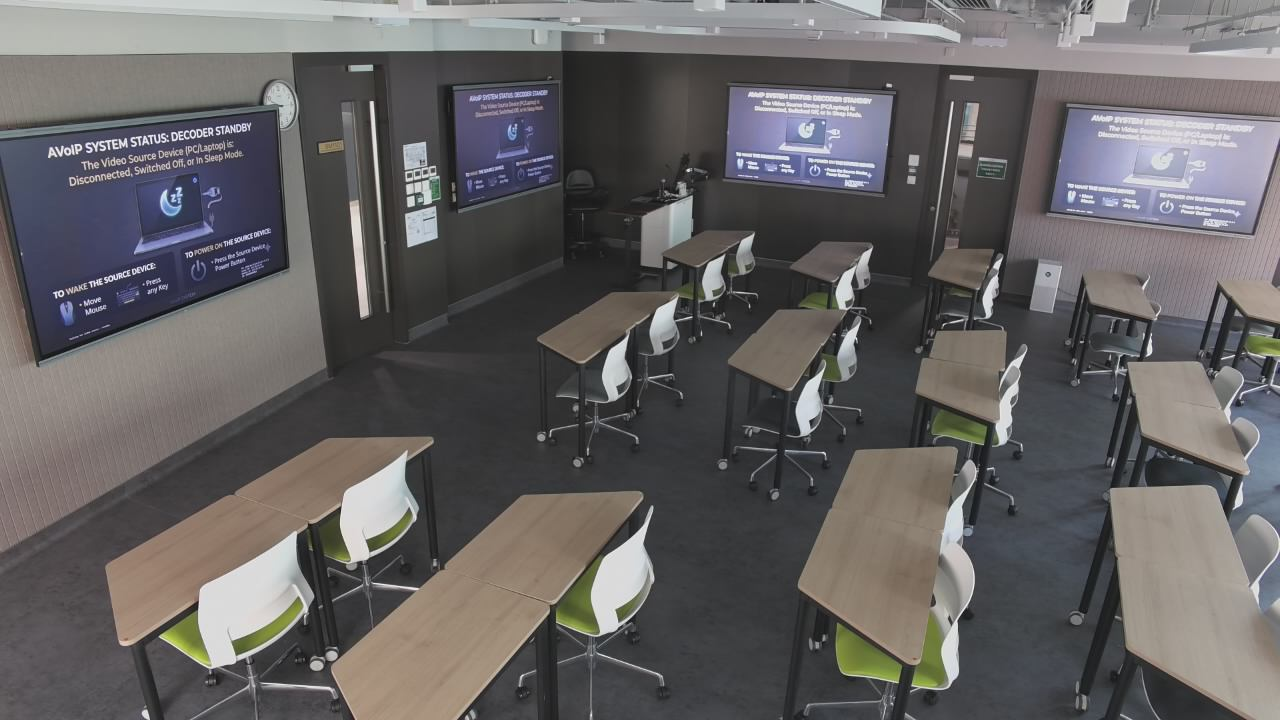
#> input picture [Buddy]/.workbuddy/tmp/live1/g0.jpg, 1280 x 720 px, found by its file name; the run also reads 2 pictures not shown here
$ python r6c_cmp.py
#> lines starting #> are read from the running program, lines starting #| are printed output that depends on the picture
### [Buddy]/av_scan.py
#!/usr/bin/env python
# Shek Mun AV room scan -> HTML report with inline camera snapshots.
import os
import re
import json
import time
import base64
import subprocess
import numpy as np
from PIL import Image, ImageDraw, ImageOps, ImageFilter
from scipy import ndimage

OUT = os.path.dirname(os.path.abspath(__file__))
TMP = os.path.join(OUT, '.workbuddy', 'tmp')
SNAP_URL = 'http://10.107.147.121:8080/snapshot.json'
CONFIG = os.path.join(OUT, 'av_monitor_config.json')
CHANGELOG = os.path.join(OUT, 'changelog.md')

# Report engine version. Keep in step with the top entry of changelog.md; it is stamped
# into the HTML report, the email body and the email subject footer so Danny always
# knows which rule set produced a given report.
VERSION = '2.6.1'
# an OUT OF SYNC verdict must repeat on a consecutive run inside this window before it
# is allowed to raise an Abnormal (Danny: avoid one-off false alarms)
SYNC_CONFIRM_WINDOW_S = 3 * 3600

# KDS temperature alarm threshold (deg C) - only at/above this is a room "Abnormal".
# Danny raised it from 45 to 49 on 2026-09-21; the value in av_monitor_config.json wins.
KDS_ALARM = 49
# rooms with at least this many monitored displays must show one common picture
SYNC_MIN_DECODERS = 2
# a disagreeing region must cover at least this share of the largest display's area
# before the room is called OUT OF SYNC (Danny: only flag a *highly* unmatched room)
SYNC_MIN_AREA_RATIO = 0.30
# text that identifies the AVoIP "decoder standby" screen
AVOIP_IDLE_KEYS = ('AVOIP', 'DECODER', 'STANDBY', 'VIDEO SOURCE', 'DISCONNECTED',
                   'SWITCHED OFF', 'SLEEP MODE', 'TO WAKE')
# Narrower evidence that a bright region really IS a TV: an AVoIP decoder standby
# screen can only come from a display, never from a whiteboard / noticeboard.
DISPLAY_TEXT_KEYS = ('AVOIP', 'DECODER', 'STANDBY', 'VIDEO SOURCE', 'DISCONNECTED')

ROOMS = [
    ('101', 'SM-11-01', 'SM-11-01'), ('102', 'SM-11-02', 'SM-11-02'),
    ('103', 'SM-11-03', 'SM-11-03'), ('104', 'SM-11-04', 'SM-11-04'),
    ('105', 'SM-11-05', 'SM-11-05'), ('106', 'SM-11-06', 'SM-11-06'),
    ('107', 'SM-11-07', 'SM-11-07'), ('108', 'SM-11-08', 'SM-11-08'),
    ('109', 'Common Rm', 'Common Area'),
]
# snapshot.json room key -> camera ip suffix
PASS_DIRS = ['s1', 's2', 's3']


# [114 lines left out: functions load_config, kds_alarm, display_spec, display_filter, display_regions, poller_state, not called in this run]


def is_fault(d):
    """Only an explicit `fail` is a fault. `unknown` = not polled yet (see poller_state)."""
    return d.get('status') == 'fail'


def sync_history_path():
    return os.path.join(TMP, 'sync_history.json')


# [67 lines left out: functions load_sync_history, apply_sync_persistence, fetch_snapshot, grab, not called in this run]


def gray(path):
    return np.asarray(Image.open(path).convert('L'), dtype=np.float32)


# [78 lines left out: functions refine_box, refine_box_frames, iou, not called in this run]


# tuned on the live SM-11-01 frame (2026-09-28): a 288x176 wall-band blob shrinks to
# 312x180 around the TV panel, a 192x64 blob to 193x65 (spectator band removed), while
# the big 4K TV is kept at 142x170 instead of the 112x96 that cut it in half.
REFINE_TUNE = {'pad': 30, 'edge_frac': 0.85, 'streak': 0.75, 'max_grow': 0.35}


# [45 lines left out: function screens, not called in this run]


_OCR = None


def get_ocr():
    global _OCR
    if _OCR is None:
        try:
            from rapidocr_onnxruntime import RapidOCR
            _OCR = RapidOCR()
        except Exception:
            _OCR = False          # OCR unavailable -> screen state falls back to heuristics
    return _OCR or None


def ocr_frame(rgb):
    """OCR the whole 1280x720 frame once; return [{text, box}]."""
    eng = get_ocr()
    if eng is None:
        return []
    try:
        res, _ = eng(rgb)
    except Exception:
        return []
    out = []
    for t in (res or []):
        if not t or not t[1]:
            continue
        pts = t[0]
        xs = [p[0] for p in pts]
        ys = [p[1] for p in pts]
        out.append({'text': str(t[1]),
                    'box': (float(min(xs)), float(min(ys)), float(max(xs)), float(max(ys)))})
    return out


# v2.6.0 - the lock-screen clock, tolerant of OCR garble on the separator.
# The old pattern was `^\d{1,2}[:.]\d{2}$`, i.e. it demanded a colon or a full stop.
# Danny (2026-09-30, SM-11-06 follow-up): all four SM-11-01 panels were showing the
# SAME Windows lock screen, yet the room reported "2 idle / 2 not idle -> OUT OF SYNC".
# The two "active" panels had simply had their colon eaten by OCR - one read `917`
# and the other `9-17` - so the clock was not recognised, the panel fell through to
# "readable text => content", and the room raised a false Abnormal. On a 220x135 px
# wall TV the colon is a couple of pixels; losing it is routine, not exceptional.
CLOCK_RE = re.compile(r'^\s*(\d{1,2})\s*[:.\-\u2013\u2014 ]\s*(\d{2})\s*$')   # 9:17 9.17 9-17 9 17
CLOCK_BARE_RE = re.compile(r'^\s*(\d{1,2})(\d{2})\s*$')                      # 917 0917


# [27 lines left out: functions is_clock, region_structure, not called in this run]


# ---------------------------------------------------------------------------
# AVoIP decoder standby - learned visual fingerprint (Danny, 2026-09-28)
# ---------------------------------------------------------------------------
# Danny sent a reference picture of the AVoIP standby screen and asked the audit to
# "learn the pattern", because OCR alone cannot be trusted on it: on SM-11-02 the
# RIGHT panel reads "AVOIP SYSTEM STATUS: DECODER STANDBY" but the LEFT panel - same
# picture, dimmer and softer - returns *nothing*. The left panel then fell through to
# "content not readable" (unknown) while the right was idle, and the mismatched state
# classes made the room report OUT OF SYNC even though both panels were idle.
#
# The screen's signature is a dense block of headline text across the top of the
# panel over a DARK grey background, with a laptop graphic and a two-panel button
# layout below. Measured across live frames:
#
#   panel                        top-band text   dark share (<95)
#   SM-11-02 left  (true)            0.585           0.806
#   SM-11-02 right (true)            0.475           0.670
#   SM-11-08 wall cladding (FALSE)   0.739           0.055
#   Room 1 content slides (FALSE)    0.000           0.24 - 0.29
#
# `band` alone is NOT enough: the patterned wall cladding in SM-11-08 produces just
# as much top-band edge energy as a real headline, and a standby panel seen at a
# steep angle through glass glares up to lum 160-174 and loses its dark background.
# The dark share is what actually identifies the screen - the banner is white text on
# a near-black panel. Both gates must pass.
STANDBY_BAND_MIN = 0.35      # headline rows in the top band for a standby screen
STANDBY_DARK_MIN = 0.55      # the banner sits on a dark panel, not a bright wall
# (was 0.45; raised 2026-09-28 after a dark slide with a top title band on SM-11-01
#  tv3 reached 0.45-0.55 and was wrongly called standby. True AVoIP standby panels
#  measure 0.71-0.81, so 0.55 keeps them with margin.)
STANDBY_LUM_MIN, STANDBY_LUM_MAX = 60, 175
# v2.5.0 - pattern matching for a panel that glare makes unreadable. A panel with no
# text of its own is called standby when its row layout matches a standby panel that
# WAS confirmed in the same room. Measured 2026-09-28: twin standby panels 0.88,
# a content panel in the same test set 0.28 at most -> 0.45 was chosen then.
# v2.5.7 - raised to 0.75. Danny (2026-09-29) saw SM-11-01 sit on CHECK REGION while
# it was really IN SYNC: the centre-right TV is a bright slide (lum 143, dark 0.127)
# yet scored NCC 0.590 against the stored profile, clearing 0.45 and being re-labelled
# Idle - which then disagreed with the right-wall TV and produced a phantom out-of-sync
# alert. Re-measured across every marked panel in the fleet (12 samples): real standby
# panels score 0.99-1.00, real content 0.28-0.59. 0.75 sits in that gap with margin on
# both sides and separates all 12 correctly, where a dark-share gate would have broken
# SM-11-02's left TV (genuine standby at dark 0.079 through window glare).
# v2.6.1 - 0.75 was too strict, and the whole reason it had been raised was misdiagnosed.
# Re-measured across every marked panel in the fleet on 2026-09-30, ground truth from the
# OCR banner, three separate times of day as the light changed:
#   OCR-confirmed standby  0.558 - 1.000   (the 0.558 is SM-11-01 under blue skylight,
#                                           which lifts B-R to 43-58 and washes the panel)
#   content / slide / lock 0.064 - 0.449   (SM-11-02's slide, the one Danny reported,
#                                           tops out at 0.449)
# 0.50 sits in that gap with roughly 0.05 of margin on each side. It also still rejects
# the 0.590 bright slide that made v2.5.7 raise the gate.
STANDBY_NCC_MIN = 0.50
# v2.6.1 - how many row-profile signatures are kept per room. This was 2, and that was
# the real reason the NCC test kept failing: remember_standby_profiles() appends the new
# signature and then stores cur[-limit:], so every learning run EVICTED the oldest one.
# A single bad learning pass therefore destroyed the good reference permanently, and the
# next run's genuine standby panel scored 0.36 against the wreckage - which looked exactly
# like "sunlight broke the matcher" and sent v2.5.7 off to build a colour test instead.
# It was not sunlight: simulating glare on a confirmed standby panel (additive +120,
# multiplicative x2.0, warm-tinted +80) moves its NCC by less than 0.02, because the row
# profile is high-passed and z-normalised before comparison. The reference was simply bad.
# Keeping a pool of 8 and scoring against the best of them (see standby_profiles()) means
# one bad sample can no longer erase a good one.
STANDBY_PROFILE_POOL = 8
# v2.6.1 - the hue test is a COLD-START fallback only: it runs when a room has no learned
# reference at all. It is deliberately not allowed to rescue a panel the layout test
# rejects. SM-11-02's slide measured B-R 9.1 / saturation 22.2 against 17.4 / 20.9 for a
# real standby panel on SM-11-08 - colour cannot separate them - and that slide still
# scores 0.37-0.45 on layout. Letting colour override layout is precisely what produced
# the false "idle" verdict Danny reported on 2026-09-30.
# v2.5.7 - colour signature of the AVoIP standby screen (see standby_hue()). Sunlight
# lifts a standby panel's brightness from ~83 to ~143-169 without changing its colour,
# so absolute brightness / dark-share tests fail on it. Measured across the fleet the
# standby screen is the only surface that is both faintly blue and nearly desaturated:
# B-R 13.6-18.1 with saturation 17.0-21.7, against 101/102 (Win11 wallpaper), 151/152
# (lock screen) and -1.5/3.3 (white slide). Ratios, so exposure-independent.
# v2.6.1 - the v2.5.7 window was far too generous and let real slides through. Danny
# (2026-09-30) reported SM-11-02 "both are in use but not idle": both panels were slides
# measuring B-R 26.8 / 25.1 with saturation 36.6 / 38.9, comfortably inside 8-40 / <=45.
# Fleet-wide re-measure (2026-09-30, 9 OCR-confirmed standby panels vs 4 content panels):
#   saturation : standby  5.4 - 31.7   |   content 36.6 - 169.8
#   B-R        : standby -0.4 - 24.8   |   content 25.1 - 169.7
# Saturation is the sharper of the two, so it carries the decision; B-R is a backstop for
# a saturated-but-dim slide. BR_MIN stays at 8.0 deliberately - a white slide measures
# B-R -1.5 / saturation 3.3 and must keep failing, even though the dimmest real standby
# panel (SM-11-01 left, B-R -0.4) then falls through to the NCC test instead.
STANDBY_HUE_BR_MIN, STANDBY_HUE_BR_MAX = 8.0, 28.0
STANDBY_HUE_SAT_MAX = 34.0
STANDBY_ZOOM_SCALES = (2, 3)
# v2.5.2 - whole-headline matching for a garbled banner (see standby_banner())
STANDBY_BANNER_REF = ('AVOIPSYSTEMSTATUSDECODERSTANDBY',
                      'AVOIPSYSTEMSTATUSDECODERSTANDBYTHEVIDEOSOURCEDEVICE')
STANDBY_BANNER_MIN_RATIO = 0.65
STANDBY_BANNER_MIN_LEN = 18
# v2.5.1 - Windows lock-screen wallpaper signature (see lock_screen_signature()).
# SM-11-08 measured b-g ~90 / g-r ~45 / lum 74-87 on an idle lock screen.
LOCK_BG_DG = 35         # b - g: the pixel is strongly blue
LOCK_BG_DR = 12         # g - r: and the blue comes from the blue channel, not grey
LOCK_BG_MIN_SHARE = 0.45  # share of the panel that must carry that blue
LOCK_MEAN_DG = 60       # panel-level mean b - g (lock 109-111 vs content <= 22)
LOCK_MEAN_DR = 12       # panel-level mean g - r (lock 23-27 vs content <= 6)
LOCK_LUM_MIN, LOCK_LUM_MAX = 45, 135


# [205 lines left out: functions text_band, standby_fingerprint, standby_hue, standby_hue_match, standby_row_profile, profile_ncc and 2 more, not called in this run]


def panel_zoom_ocr(rgbs, box, scales=STANDBY_ZOOM_SCALES):
    """Re-read one marked panel at higher resolution, looking only for the AVoIP banner.

    Danny (2026-09-28, SM-11-07): a wall TV only fills about 220x135 px of a
    1280x720 frame, so its standby banner is far too small for the whole-frame OCR
    pass - that pass returned *zero* readings for the entire room. Upscaling just the
    panel 2-3x and stretching its contrast makes the banner legible
    ("AVOIP SYSTEM STATUS ... DECODER STANDBY", garbled but with the keywords intact).

    The standby picture is static, so every grabbed frame is tried and one hit is
    enough. Only readings carrying an AVoIP keyword are returned: this pass is a
    standby detector and must never be used to call a panel "content".
    """
    hits, seen = [], set()
    for arr in (rgbs or [])[:3]:
        x0, y0, x1, y1 = (int(v) for v in box)
        x0, y0 = max(0, x0), max(0, y0)
        x1, y1 = min(arr.shape[1], x1), min(arr.shape[0], y1)
        if x1 - x0 < 20 or y1 - y0 < 15:
            continue
        try:
            crop = Image.fromarray(arr[y0:y1, x0:x1]).convert('L')
        except Exception:
            continue
        for sc in scales:
            try:
                c = ImageOps.autocontrast(crop, cutoff=2)
                c = c.resize((c.width * sc, c.height * sc), Image.LANCZOS)
                for it in ocr_frame(np.asarray(c.convert('RGB'))):
                    txt = it['text']
                    ok = any(k in txt.upper() for k in DISPLAY_TEXT_KEYS)
                    if not ok:                      # v2.5.2: garbled headline match
                        ok = standby_banner([txt])[0]
                    if ok and txt not in seen:
                        seen.add(txt)
                        hits.append(txt)
            except Exception:
                pass
        if hits:
            break
    return hits


# Danny (2026-09-21): Idle means ONLY (a) Windows lock screen, (b) AVoIP decoder
# standby banner, (c) an all-blank screen. A Windows desktop or an application that
# sits static for a long time is still "content on screen" -> In use, not Idle.
# A blank screen is featureless: almost no pixel deviates from the median and the
# row-to-row variation is tiny.
BLANK_NONFLAT_MAX = 0.10
BLANK_ROWSTD_MAX = 12.0


# [744 lines left out: functions classify_texts, display_pill, aggregate_screen_state, measure_panel, standby_profiles, remember_standby_profiles and 10 more, not called in this run]


CSS = """
body{font-family:'Segoe UI',Arial,'Microsoft JhengHei',sans-serif;background:#f5f6f8;
color:#1f2430;margin:0;padding:24px;}
.wrap{max-width:1000px;margin:0 auto;}
h1{font-size:22px;margin:0 0 4px;}
.sub{color:#6b7280;font-size:13px;margin-bottom:18px;}
table.summary{border-collapse:collapse;width:100%;background:#fff;font-size:13px;
box-shadow:0 1px 3px rgba(0,0,0,.08);margin-bottom:24px;}
table.summary th{background:#eef2f7;text-align:left;padding:8px 10px;border:1px solid #dfe3ea;}
table.summary td{padding:8px 10px;border:1px solid #dfe3ea;vertical-align:middle;}
.room{background:#fff;border:1px solid #dfe3ea;border-radius:8px;padding:16px 18px;
margin-bottom:18px;box-shadow:0 1px 3px rgba(0,0,0,.06);}
.room h2{font-size:17px;margin:0 0 10px;padding-bottom:8px;border-bottom:2px solid #eef2f7;}
.room h3{font-size:13px;color:#4b5563;margin:14px 0 6px;text-transform:uppercase;letter-spacing:.4px;}
.pill{display:inline-block;font-size:11px;font-weight:bold;padding:3px 9px;border-radius:10px;
margin-left:8px;vertical-align:middle;}
.p-on{background:#e6f4ea;color:#186a3b;}
.p-off{background:#fce8e6;color:#a52714;}
.p-idle{background:#eef2f7;color:#4b5563;}
.p-sched{background:#fef7e0;color:#8a6100;}
.p-act{background:#e8f0fe;color:#174ea6;}
table.tv{border-collapse:collapse;width:100%;font-size:12.5px;margin-top:6px;}
table.tv th{background:#f3f5f8;text-align:left;padding:6px 8px;border:1px solid #dfe3ea;}
table.tv td{padding:6px 8px;border:1px solid #dfe3ea;vertical-align:top;}
td.shot{width:300px;text-align:center;background:#fafbfc;}
td.shot img{width:280px;border:1px solid #dfe3ea;border-radius:5px;display:block;margin:0 auto 6px;}
td.shot .cap{font-size:11px;color:#6b7280;}
.shotwrap{position:relative;display:inline-block;width:280px;line-height:0;}
.shotwrap img{margin:0 auto;}
.shotwrap .op{position:absolute;border:2px solid #e11d48;background:rgba(225,29,72,.07);}
.shotwrap .op span{position:absolute;top:-13px;left:-2px;background:#e11d48;color:#fff;
font-size:9px;font-weight:bold;padding:1px 4px;border-radius:3px;line-height:1.2;}
.shotwrap .op.stby{border-color:#7c3aed;background:rgba(124,58,237,.07);}
.shotwrap .op.stby span{background:#7c3aed;}
.legend{font-size:11px;color:#6b7280;margin:6px 0 0;}
.legend i{display:inline-block;width:10px;height:10px;border:2px solid #e11d48;vertical-align:-1px;
margin:0 3px 0 8px;}
.legend i.s{border-color:#7c3aed;}
ul{margin:4px 0 0 18px;padding:0;font-size:13px;}
li{padding:2px 0;}
.warn{background:#fff8e1;border-left:4px solid #f9a825;padding:8px 12px;font-size:13px;margin-top:8px;}
.note{background:#eef2f7;border-left:4px solid #607d8b;padding:8px 12px;font-size:12px;
color:#455a64;margin-bottom:18px;}
.ok{color:#186a3b;font-weight:bold;} .bad{color:#a52714;font-weight:bold;}
.muted{color:#4b5563;font-weight:bold;}
.foot{color:#6b7280;font-size:12px;margin-top:20px;border-top:1px solid #dfe3ea;padding-top:10px;}
"""


# [294 lines left out: functions overlay_html, build_html, not called in this run]


# [25 lines that do not run on import are left out]

### [Buddy]/.workbuddy/tmp/r6c_cmp.py
import numpy as np, os, sys
from PIL import Image
sys.path.insert(0, r"C:\Work\Projects\ShekMun\[Buddy]")
import av_scan

A = r"C:\Work\Projects\ShekMun\[Buddy]\.workbuddy\tmp\live6b"   # yest 16:03
B = r"C:\Work\Projects\ShekMun\[Buddy]\.workbuddy\tmp\live6c"   # today 09:07

def load(d):
    return [np.asarray(Image.open(os.path.join(d, f'g{i}.jpg')).convert('RGB'), dtype=np.float32) for i in range(3)]

ya, ta = load(A), load(B)

def stat(a, bx, n):
    p = a[bx[1]:bx[3], bx[0]:bx[2]]
    l = p.mean(axis=2)
    d1 = p[:,:,2]-p[:,:,1]; d2 = p[:,:,1]-p[:,:,0]
    print("   %-30s lum %6.1f b-g %+6.1f g-r %+6.1f B-R %+7.1f sat %6.1f lockshare %.3f dark %.3f" % (
        n, l.mean(), d1.mean(), d2.mean(), (p[:,:,2]-p[:,:,0]).mean(),
        (p.max(axis=2)-p.min(axis=2)).mean(), ((d1>35)&(d2>12)).mean(), (l<95).mean()))

CAND = {
    "marked  (474,12,765,196)": (474,12,765,196),
    "blue    (736,0,1104,200)": (736,0,1104,200),
    "old cfg (738,6,1063,199)": (738,6,1063,199),
    "blue2   (736,0,1104,160)": (736,0,1104,160),
}
print("=== YESTERDAY 16:03 (live6b) — box was showing AVoIP standby ===")
for n, bx in CAND.items(): stat(ya[0], bx, n)
#> this loop made 4 passes
#|    marked  (474,12,765,196)       lum   86.1 b-g   +6.2 g-r   -0.6 B-R    +5.6 sat   10.4 lockshare 0.002 dark 0.662
#|    blue    (736,0,1104,200)       lum  117.8 b-g   +8.4 g-r   -2.5 B-R    +5.9 sat   12.0 lockshare 0.002 dark 0.368
#|    old cfg (738,6,1063,199)       lum  114.4 b-g   +7.8 g-r   -2.6 B-R    +5.2 sat   11.5 lockshare 0.003 dark 0.410
#|    blue2   (736,0,1104,160)       lum  122.3 b-g   +7.3 g-r   -3.0 B-R    +4.3 sat   10.8 lockshare 0.003 dark 0.329
#> pass 1, in stat, `p = a[bx[1]:bx[3], bx[0]:bx[2]]`:
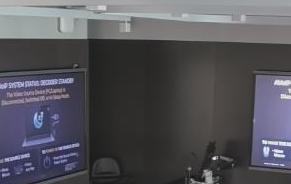
#> p: shape (184, 291, 3) float32; mean of channels 0, 1, 2 84.4, 83.8, 90; drawn as R, G, B
#> pass 1, in stat, `l = p.mean(axis=2)`:
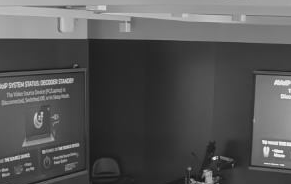
#> l: shape (184, 291) float32; min 19, max 243, mean 86.1
#> pass 1, in stat, `d1 = p[:, :, 2] - p[:, :, 1]`:
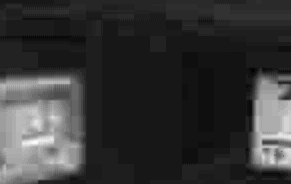
#> d1: shape (184, 291) float32; min -8, max 58, mean 6.2; drawn with min black and max white
#> pass 1, in stat, `d2 = p[:, :, 1] - p[:, :, 0]`:
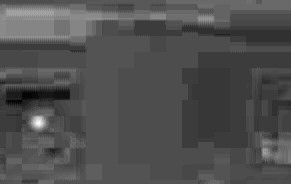
#> d2: shape (184, 291) float32; min -15, max 31, mean -0.6; drawn with min black and max white
print("\n=== TODAY 09:07 (live6c) ===")
for n, bx in CAND.items(): stat(ta[0], bx, n)
#> this loop made 4 passes
#|    marked  (474,12,765,196)       lum   86.1 b-g   +6.2 g-r   -0.6 B-R    +5.6 sat   10.4 lockshare 0.002 dark 0.662
#|    blue    (736,0,1104,200)       lum  117.8 b-g   +8.4 g-r   -2.5 B-R    +5.9 sat   12.0 lockshare 0.002 dark 0.368
#|    old cfg (738,6,1063,199)       lum  114.4 b-g   +7.8 g-r   -2.6 B-R    +5.2 sat   11.5 lockshare 0.003 dark 0.410
#|    blue2   (736,0,1104,160)       lum  122.3 b-g   +7.3 g-r   -3.0 B-R    +4.3 sat   10.8 lockshare 0.003 dark 0.329
#> pass 2, in stat (call 6), `l = p.mean(axis=2)`:
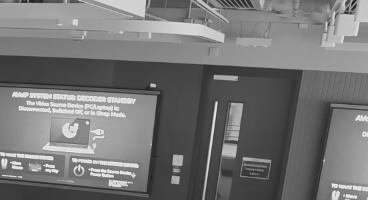
#> l: shape (200, 368) float32; min 15, max 248, mean 117.8
#> pass 2, in stat (call 6), `d1 = p[:, :, 2] - p[:, :, 1]`:
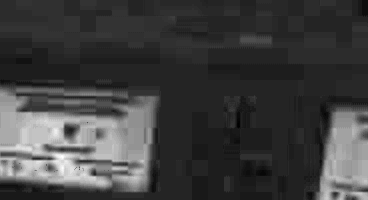
#> d1: shape (200, 368) float32; min -9, max 60, mean 8.4; drawn with min black and max white
#> pass 2, in stat (call 6), `d2 = p[:, :, 1] - p[:, :, 0]`:
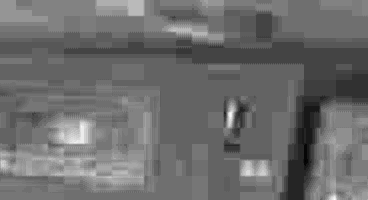
#> d2: shape (200, 368) float32; min -20, max 21, mean -2.5; drawn with min black and max white

print("\n=== OCR: blue region today ===")
z = av_scan.panel_zoom_ocr([x.astype(np.uint8) for x in ta], (736,0,1104,200))
#> the loop in panel_zoom_ocr, `for arr in (rgbs or [])[:3]:` made 1 pass
#> (x0, y0, x1, y1) on pass 1: (736, 0, 1104, 200)
#> after the loop in panel_zoom_ocr, `for arr in (rgbs or [])[:3]:`: hits = []; seen = 0 items
#> (the run stopped early here; a loop or call above may not have finished)
